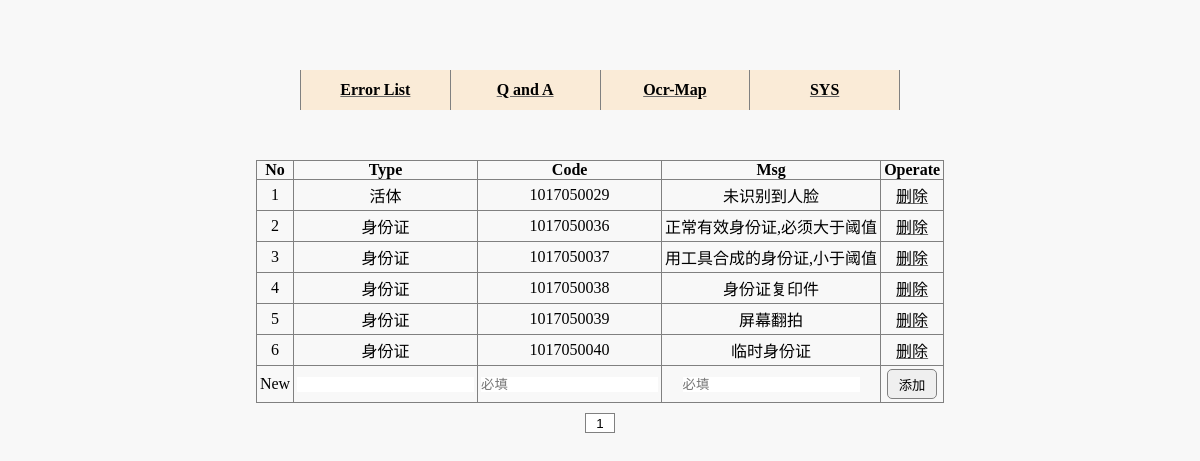
The page /search/ocr-map on the database its author committed.
### tables this page shows
CREATE TABLE ocrmap(
  id integer  primary key autoincrement,
  o_type text,
  o_code text,
  o_msg text
);

### searchclient/search.py (the view, shortened to what this page needs)
@bp.route("/ocr-map", methods=("get", "post"))
def se_ocr():
    if request.method == "GET":
        pg = int(request.args.get("pg", 1))
        db = get_db()
        cur = db.execute('select id from ocrmap')
        all_id = cur.fetchall()
        all_num = len(all_id)
        all_pg = int((all_num + 20 - 1) / 20)
        cur = db.execute("select *  from ocrmap limit {}, 20 ".format((pg - 1) * 20))
        res = cur.fetchall()
        return render_template("search/ocr_page.html", res=res, pg=pg, all_page=all_pg)

### searchclient/db.py (called while the page is built)
def get_db():
    if "db" not in g:
        g.db = sqlite3.connect(
            current_app.config["DATABASE"],
            detect_types=sqlite3.PARSE_DECLTYPES
        )
        g.db.row_factory = sqlite3.Row
    return g.db

### searchclient/templates/search/ocr_page.html (shortened to what this page needs)
{% extends "base.html" %}
{% block show %}
    <form enctype="application/x-www-form-urlencoded" action="" method="post">
        <table class="contents">
            <tr>
                <th>No</th>
                <th>Type</th>
                <th>Code</th>
                <th>Msg</th>
                <th class="rightside">Operate</th>
            </tr>
            {% for item in res %}
                <tr>
                    <td>{{ loop.index + (pg - 1) * 20 }}</td>
                    <td>{{ item[1] }} </td>
                    <td>{{ item[2] }}</td>
                    <td>{{ item[3] }}</td>
                    <td class="rightside"><a href="javascript:void(0)" class="del_record" uin="{{ item[0] }}">删除</a></td>
                </tr>
            {% endfor %}
            {% if not kw %}
                <tr>
                    <td>New</td>
                    <td><input type="text" name="type" value=""></td>
                    <td><input type="text" name="code" value="" placeholder="必填"></td>
                    <td><input type="text" name="msg" value="" placeholder="必填"></td>
                    <td class="rightside">
                        <button>添加</button>
                    </td>
                </tr>
            {% endif %}
        </table>
    </form>
{% endblock %}
{% block page %}
    <input id="jump-to" name="jump" value="{{ pg }}">
{% endblock %}

### searchclient/static/base/base.css (style rules this page uses)
* { box-sizing: border-box; margin: 0; padding: 0; list-style: none; text-decoration: none; border: 0; color: black; border-collapse: collapse; }
body { background-color: rgba(220, 220, 220, 0.2); }
a { text-decoration: underline dimgray; }
input#jump-to { border: 0.5px solid gray; height: 20px; width: 30px; text-align: center; }
table.contents { margin: 50px auto 10px auto; width: auto; height: auto; }
table.contents th { padding-left: 3px; padding-right: 3px; text-align: center; border-top: 1px solid gray; border-bottom: 1px solid gray; border-left: 1px solid gray; }
table.contents td { padding: 3px 3px 3px 3px; text-align: center; border-bottom: 1px solid gray; border-left: 1px solid gray; }
*.rightside { border-right: 1px solid gray; width: auto; }
button { border: 1px solid gray; width: 50px; height: 30px; border-radius: 5px; }

### rows shown on the page
ocrmap: o_type "活体", o_code "1017050029", o_msg "未识别到人脸"
ocrmap: o_type "身份证", o_code "1017050036", o_msg "正常有效身份证,必须大于阈值"
ocrmap: o_type "身份证", o_code "1017050037", o_msg "用工具合成的身份证,小于阈值"
ocrmap: o_type "身份证", o_code "1017050038", o_msg "身份证复印件"
ocrmap: o_type "身份证", o_code "1017050039", o_msg "屏幕翻拍"
ocrmap: o_type "身份证", o_code "1017050040", o_msg "临时身份证"
